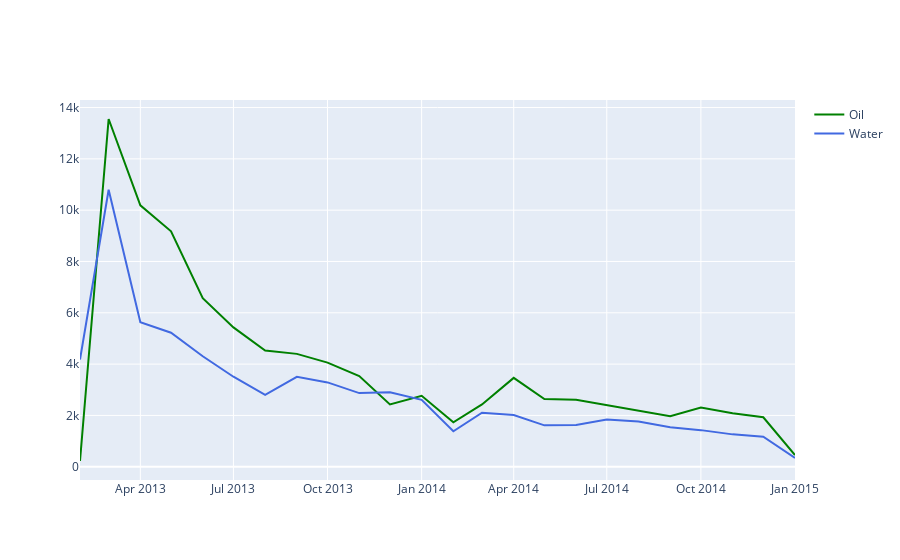

The cell this chart's notebook holds for it:
### Code cell
import plotly.graph_objects as go

# Create random data with numpy

tmpApi = random.choice(myApis)

x_well = df[df.API==tmpApi]['RPT_DATE']
y_well = df[df.API==tmpApi]['BBLS_OIL_COND']


# Create traces
fig = go.Figure()
fig.add_trace(go.Scatter(
    x=x_well, 
    y=y_well,
    mode='lines',
    name='Oil',
    line=dict(color='green', width=2)))

fig.add_trace(go.Scatter(
    x=df[df.API==tmpApi]['RPT_DATE'],
    y=df[df.API==tmpApi]['BBLS_WTR'],
    mode='lines',
    name='Water',
    line=dict(color='royalblue', width=2)
))

fig.show()

### Figure 1 — Plotly figure (JSON) as saved in the notebook; plotly's stock layout.template omitted (floating-point values rounded to 4 significant figures)
{"data": [{"line": {"color": "green", "width": 2}, "mode": "lines", "name": "Oil", "type": "scatter", "x": ["2013-02-01 00:00:00", "2013-03-01 00:00:00", "2013-04-01 00:00:00", "2013-05-01 00:00:00", "2013-06-01 00:00:00", "2013-07-01 00:00:00", "2013-08-01 00:00:00", "2013-09-01 00:00:00", "2013-10-01 00:00:00", "2013-11-01 00:00:00", "2013-12-01 00:00:00", "2014-01-01 00:00:00", "2014-02-01 00:00:00", "2014-03-01 00:00:00", "2014-04-01 00:00:00", "2014-05-01 00:00:00", "2014-06-01 00:00:00", "2014-07-01 00:00:00", "2014-08-01 00:00:00", "2014-09-01 00:00:00", "2014-10-01 00:00:00", "2014-11-01 00:00:00", "2014-12-01 00:00:00", "2015-01-01 00:00:00"], "y": [224, 13553, 10187, 9177, 6571, 5432, 4528, 4399, 4057, 3533, 2427, 2766, 1735, 2429, 3464, 2638, 2612, 2401, 2192, 1971, 2310, 2088, 1927, 455]}, {"line": {"color": "royalblue", "width": 2}, "mode": "lines", "name": "Water", "type": "scatter", "x": ["2013-02-01 00:00:00", "2013-03-01 00:00:00", "2013-04-01 00:00:00", "2013-05-01 00:00:00", "2013-06-01 00:00:00", "2013-07-01 00:00:00", "2013-08-01 00:00:00", "2013-09-01 00:00:00", "2013-10-01 00:00:00", "2013-11-01 00:00:00", "2013-12-01 00:00:00", "2014-01-01 00:00:00", "2014-02-01 00:00:00", "2014-03-01 00:00:00", "2014-04-01 00:00:00", "2014-05-01 00:00:00", "2014-06-01 00:00:00", "2014-07-01 00:00:00", "2014-08-01 00:00:00", "2014-09-01 00:00:00", "2014-10-01 00:00:00", "2014-11-01 00:00:00", "2014-12-01 00:00:00", "2015-01-01 00:00:00"], "y": [4180, 10797, 5632, 5224, 4306, 3509, 2804, 3506, 3287, 2870, 2906, 2608, 1381, 2106, 2013, 1614, 1625, 1841, 1763, 1537, 1427, 1262, 1171, 342]}], "layout": {}}
